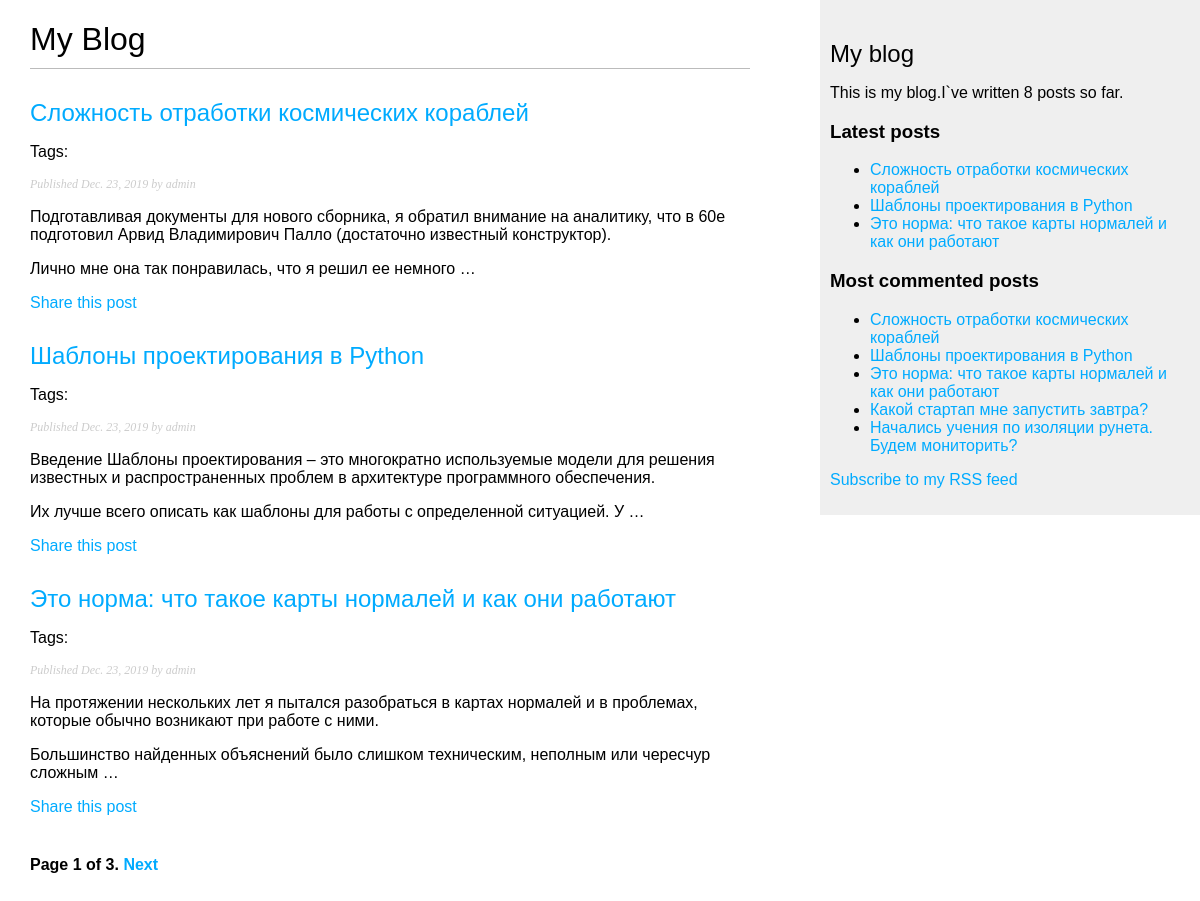
Screenshot of /blog/ with the database file from the repository.
### blog_app/models.py (models this page shows)
class Post(models.Model):
    STATUS_CHOICES = (
        ('draft','Draft'),
        ('published', 'Published'),
    )
    title = models.CharField(max_length = 250)
    slug = models.SlugField(max_length=250, unique_for_date = 'publish')
    author = models.ForeignKey(User, on_delete=models.CASCADE, related_name ='blog_posts')
    body = models.TextField()
    publish = models.DateField(default = timezone.now)
    created = models.DateField(auto_now_add = True)
    updated = models.DateField(auto_now= True)
    status = models.CharField(max_length = 10, choices = STATUS_CHOICES, default = 'draft')
    objects = models.Manager()
    published = PublishedManager()
    tags = TaggableManager()
    class Meta:
        ordering = ('-publish',)
    def __str__(self):
        return self.title
    def get_absolute_url(self):
        return reverse('blog:post_detail', args=[self.publish.year, self.publish.month, self.publish.day, self.slug])

### blog_app/views.py (the view)
# urls.py: path('',views.post_list, name='post_list'),
def post_list(request,tag_slug = None):
    object_list = Post.published.all()
    tag = None
    if tag_slug:
        tag = get_object_or_404(Tag, slug = tag_slug)
        object_list = object_list.filter(tags__in = [tag])
    paginator = Paginator(object_list,3)# 3 articles per page
    page = request.GET.get('page') if request.GET.get('page') else 1
    posts = {}
    try:
        posts = paginator.page(page)
    except PageNotAnInteger:
        post = paginator.page(1)
    except EmptyPage:
        posts = paginator.page(paginator.num_pages)
    return render(request, 'blog/post/list.html', {'page':page,'posts':posts,'tag': tag})

### blog_app/models.py (called while the page is built)
    def get_queryset(self):
        return super().get_queryset().filter(status = 'published')

### blog_app/templatetags/blog_tags.py (called while the page is built)
@register.simple_tag
def total_posts():
    return Post.published.count()

@register.inclusion_tag('blog/post/latest_post.html')
def show_latest_posts(count = 5):
    latest_posts = Post.published.order_by('-publish')[:count]
    print(latest_posts)
    return {'latest_posts':latest_posts}

@register.simple_tag
def get_most_commented_posts(count =5):
    return Post.published.annotate(total_comments = Count('comments')).order_by('-total_comments')[:count]

@register.filter(name = 'markdown')
def markdown_format(text):
    return mark_safe(markdown.markdown(text))

### templates/blog/post/list.html (shortened to what this page needs)
{% extends "blog/base.html" %}
{% load blog_tags %}
{% block content %}
<h1>My Blog</h1>
{% for post in posts %}
<h2>
    <a href="{{ post.get_absolute_url }}">{{ post.title }}</a>
</h2>
<p class="tags">
    Tags:
    </p>
<p class="date">Published {{ post.publish }} by {{ post.author }}</p>
{{ post.body|markdown|truncatewords_html:30 }}
<p>
    <a href="{% url "blog:post_share" post.id %}">Share this post</a>
</p>
{% endfor %}
{% include "blog/pagination.html" with page=posts %}
{% endblock %}

### templates/blog/base.html (shortened to what this page needs)
{% load blog_tags %}
{% load static %}
<!DOCTYPE html>
<html>
<head>
    <link href="{% static "css/blog.css" %}" rel="stylesheet">
</head>
<body>
    <div id="content">
        {% block content %}
        {% endblock %}
    </div>
    <div id="sidebar">
        <h2>My blog</h2>
        <p>This is my blog.I`ve written {% total_posts %} posts so far.</p>
        <h3>Latest posts</h3>
        {% show_latest_posts 3 %}
        <h3>Most commented posts</h3>
        {% get_most_commented_posts as most_commented_posts %}
        <ul>
            {% for post in most_commented_posts %}
            <li><a href="{{ post.get_absolute_url }}">{{ post.title }}</a></li>
            {% endfor %}
        </ul>
        <p><a href="{% url "blog:post_feed" %}">Subscribe to my RSS feed</a></p>
    </div>
</body>
</html>

### templates/blog/post/latest_post.html
<ul>
    {% for post in latest_posts %}
    <li><a href="{{ post.get_absolute_url }}">{{ post.title }}</a></li>
    {% endfor %}
</ul>

### static/css/blog.css (style rules this page uses)
body { margin:0; padding:0; font-family:helvetica, sans-serif; }
a { color:#00abff; text-decoration:none; }
h1 { font-weight:normal; border-bottom:1px solid #bbb; padding:0 0 10px 0; }
h2 { font-weight:normal; margin:30px 0 0; }
#content { float:left; width:60%; padding:0 0 0 30px; }
#sidebar { float:right; width:30%; padding:10px; background:#efefef; height:100%; }
p.date { color:#ccc; font-family: georgia, serif; font-size: 12px; font-style: italic; }

### rows the page displays
Post: title "Сложность отработки космических кораблей", publish "Dec. 23, 2019", author "admin", body "Подготавливая документы для нового сборника, я обратил внимание на аналитику, что в 60е подготовил Арвид Владимирович Палло (достаточно известный конструктор). Лично мне она так понравилась, что я решил ее немного …"
Post: title "Шаблоны проектирования в Python", publish "Dec. 23, 2019", author "admin", body "Введение Шаблоны проектирования – это многократно используемые модели для решения известных и распространенных проблем в архитектуре программного обеспечения. Их лучше всего описать как шаблоны для работы с определенной ситуацией. У …"
Post: title "Это норма: что такое карты нормалей и как они работают", publish "Dec. 23, 2019", author "admin", body "На протяжении нескольких лет я пытался разобраться в картах нормалей и в проблемах, которые обычно возникают при работе с ними. Большинство найденных объяснений было слишком техническим, неполным или чересчур сложным …"
Post: title "Какой стартап мне запустить завтра?"
Post: title "Начались учения по изоляции рунета. Будем мониторить?"

### other values shown
{{ page.number }} "1"
{{ page.paginator.num_pages }} "3"
